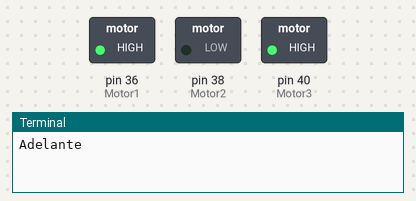
Recording of a program running on a simulated Raspberry Pi (header pin numbers). On the bench: switched loads named in the program (green lamp = pin HIGH), the last lines printed to the terminal. At 6.0 s the program stops and its outputs stay as they are.

Above: at 0.1 s.
At 3.1 s:
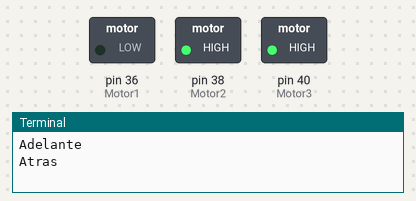
At 6.1 s:
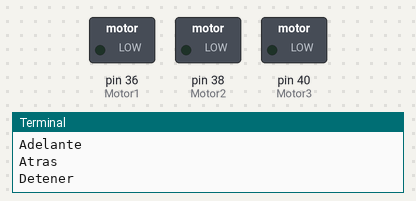
Timing chart, 0 to 7.5 s (numbered marks = the images above):
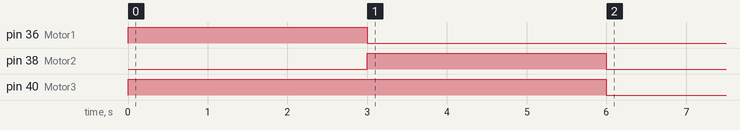

The program:

Motor.py
```python
import RPi.GPIO as GPIO
from time import sleep

GPIO.setmode(GPIO.BOARD)

Motor1 = 36  # Entrada
Motor2 = 38    # Entrada
Motor3 = 40   # Habilitar

GPIO.setup(Motor1,GPIO.OUT)
GPIO.setup(Motor2,GPIO.OUT)
GPIO.setup(Motor3,GPIO.OUT)

print ("Adelante")
GPIO.output(Motor1,GPIO.HIGH)
GPIO.output(Motor2,GPIO.LOW)
GPIO.output(Motor3,GPIO.HIGH)

sleep(3)

print ("Atras")
GPIO.output(Motor1,GPIO.LOW)
GPIO.output(Motor2,GPIO.HIGH)
GPIO.output(Motor3,GPIO.HIGH)

sleep(3)

print ("Detener")
GPIO.output(Motor3,GPIO.LOW)

GPIO.cleanup()
```

Measured:
- by itself, pin 36 (Motor1): LOW → HIGH at 0.00 s, → LOW 3.0 s later
- by itself, pin 38 (Motor2): LOW → HIGH at 3.0 s, → LOW 3.0 s later
- by itself, pin 40 (Motor3): LOW → HIGH at 0.00 s, → LOW 6.0 s later
